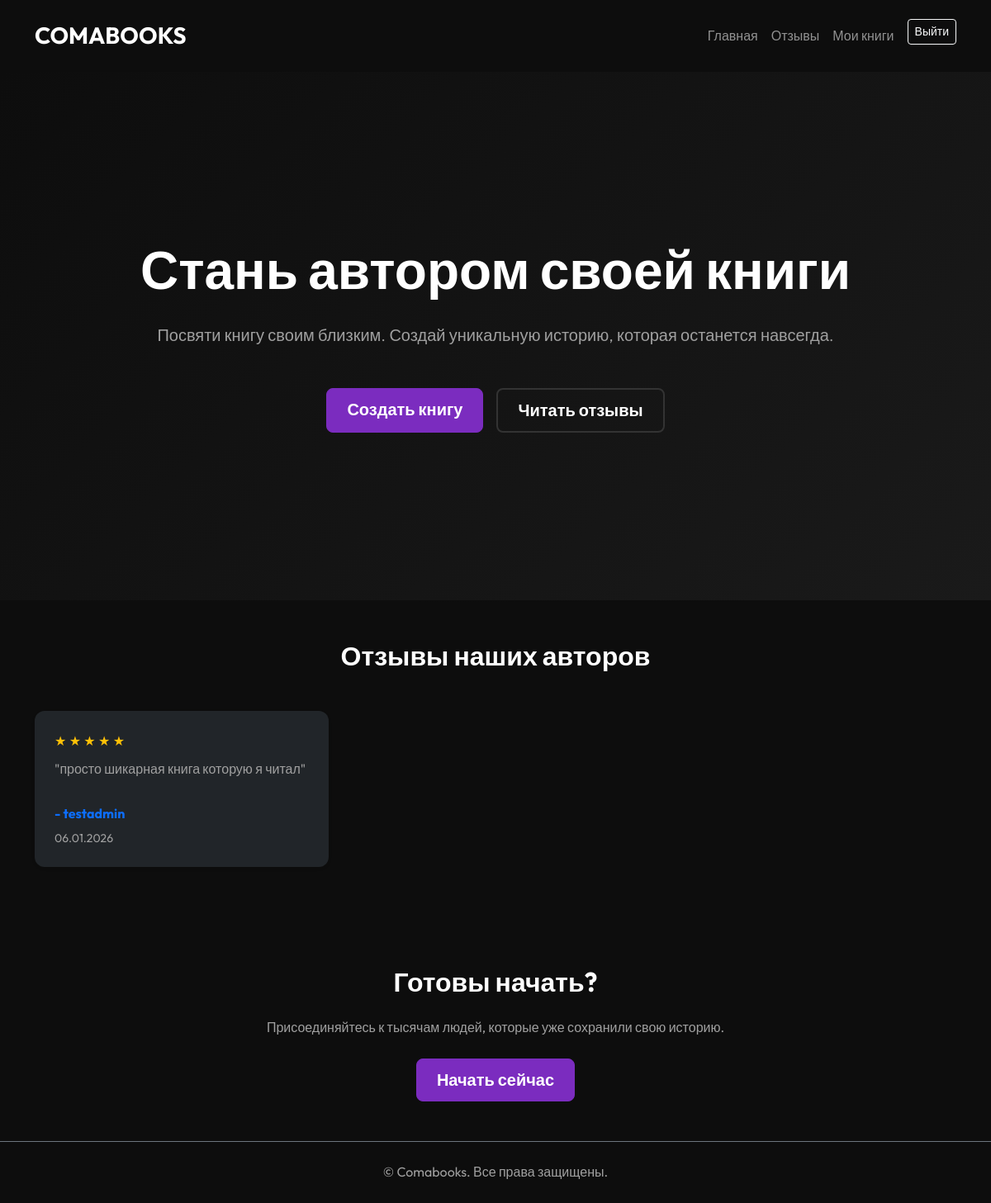
/ (signed in), run on the app's committed database.
### config/models.py (models this page shows, shortened)
class Review(models.Model):
    user = models.ForeignKey(settings.AUTH_USER_MODEL, on_delete=models.CASCADE, verbose_name="Пользователь")
    book = models.ForeignKey(Book, on_delete=models.SET_NULL, null=True, blank=True, verbose_name="Книга")
    text = models.TextField(verbose_name="Текст отзыва")
    rating = models.IntegerField(default=5, verbose_name="Оценка (1-5)")
    created_at = models.DateTimeField(auto_now_add=True, verbose_name="Дата создания")
    class Meta:
        verbose_name = "Отзыв"
        verbose_name_plural = "Отзывы"

class CustomUser(AbstractUser):
    pass

### config/views.py (the view)
# urls.py: path("", views.home, name="home"),
def home(request):
    reviews = Review.objects.all().order_by('-created_at')[:6]
    return render(request, "home.html", {"reviews": reviews})

### templates/home.html
{% extends "_base.html" %}
{% load static %}
{% block content %}
<section class="hero-section text-center d-flex align-items-center justify-content-center"
    style="min-height: 80vh; background: linear-gradient(135deg, #0d0d0d 0%, #1a1a1a 100%);">
    <div class="container">
        <h1 class="display-3 fw-bold mb-4">Стань автором своей книги</h1>
        <p class="lead mb-5 text-muted">Посвяти книгу своим близким. Создай уникальную историю, которая останется
            навсегда.</p>
        <div class="d-flex justify-content-center gap-3">
            <a href="{% url 'create_book' %}" class="btn btn-primary btn-lg">Создать книгу</a>
            <a href="#reviews" class="btn btn-secondary btn-lg">Читать отзывы</a>
        </div>
    </div>
</section>
<section id="reviews" class="py-5 bg-darker">
    <div class="container">
        <h2 class="text-center mb-5">Отзывы наших авторов</h2>
        <div class="row">
            {% for review in reviews %}
            <div class="col-md-4 mb-4">
                <div class="card p-4 h-100 shadow-sm border-0 bg-dark text-light">
                    <div class="mb-2">
                        {% for i in "12345"|make_list %}
                        {% if forloop.counter <= review.rating %} <span class="text-warning">★</span>
                            {% else %}
                            <span class="text-muted">★</span>
                            {% endif %}
                            {% endfor %}
                    </div>
                    <p class="card-text flex-grow-1">"{{ review.text }}"</p>
                    <h6 class="mt-3 card-title text-primary">- {{ review.user.username }}</h6>
                    <small class="text-muted">{{ review.created_at|date:"d.m.Y" }}</small>
                </div>
            </div>
            {% empty %}
            <div class="col-12 text-center">
                <p class="text-muted">Отзывов пока нет. Будьте первыми!</p>
            </div>
            {% endfor %}
        </div>
    </div>
</section>
<section class="py-5 text-center">
    <div class="container">
        <h2 class="mb-4">Готовы начать?</h2>
        <p class="text-muted mb-4">Присоединяйтесь к тысячам людей, которые уже сохранили свою историю.</p>
        <a href="{% url 'create_book' %}" class="btn btn-primary btn-lg">Начать сейчас</a>
    </div>
</section>
{% endblock %}

### static/css/styles.css (style rules this page uses)
:root { --bg-color: #0d0d0d; --card-bg: #1a1a1a; --text-color: #ffffff; --accent-color: #7b2cbf; --accent-hover: #9d4edd; --secondary-text: #a0a0a0; --border-color: #333333; }
body { background-color: var(--bg-color); color: var(--text-color); font-family: 'Outfit', sans-serif; line-height: 1.6; }
h1, h2, h3, h4, h5, h6 { font-weight: 700; margin-bottom: 1.5rem; }
a { color: var(--accent-color); text-decoration: none; transition: color 0.3s ease; }
.text-muted { color: var(--secondary-text) !important; }
.btn-primary { background-color: var(--accent-color); border-color: var(--accent-color); font-weight: 600; padding: 10px 24px; border-radius: 8px; transition: all 0.3s ease; }
.btn-secondary { background-color: transparent; border: 2px solid var(--border-color); color: var(--text-color); font-weight: 600; padding: 10px 24px; border-radius: 8px; transition: all 0.3s ease; }
.card { background-color: var(--card-bg); border: 1px solid var(--border-color); border-radius: 12px; transition: transform 0.3s ease, box-shadow 0.3s ease; }
.card-title { color: var(--text-color); }
.card-text { color: var(--secondary-text); }

### data on the page
Review: rating 5 (drawn), text "просто шикарная книга которую я читал", user.username "testadmin", created_at "06.01.2026"
